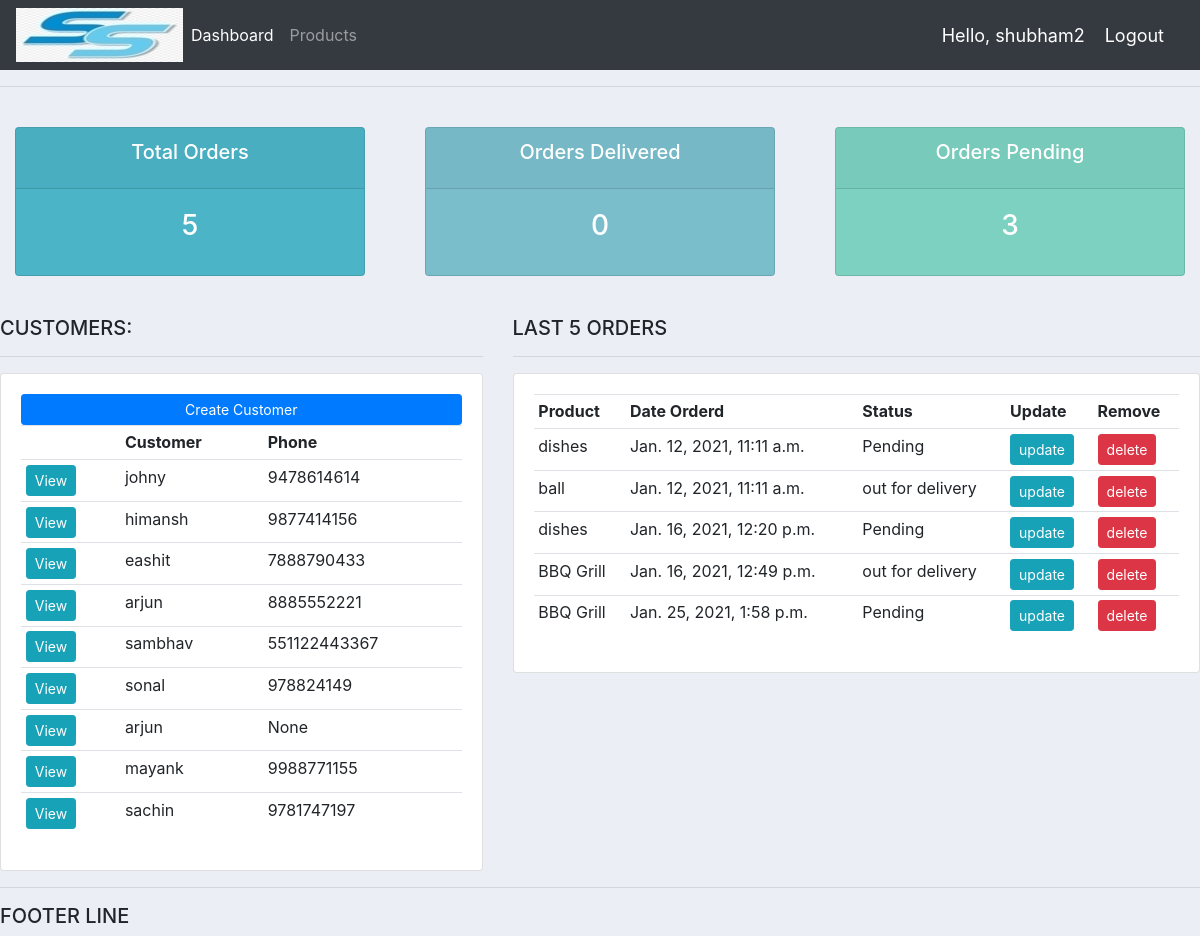
The page / (signed in) on the database its author committed.
### accounts/models.py (models this page shows, shortened)
class Customer(models.Model):
	user=models.OneToOneField(User,blank=True,null=True,on_delete=models.CASCADE)
	name=models.CharField(max_length=200,null=True)
	phone=models.CharField(max_length=200,null=True)
	profile_pic=models.ImageField(default='profile1.png',null=True,blank=True)
	email=models.CharField(max_length=200,null=True)
	date_created=models.DateTimeField(auto_now_add=True,null=True)

class Order(models.Model):
	customer=models.ForeignKey(Customer,null=True,on_delete=models.SET_NULL)
	product=models.ForeignKey(Product,null=True,on_delete=models.SET_NULL)
	STATUS=(('Pending','Pending'),
		('out for delivery','out for delivery'),
		('Delivered','Delivered',))
	date_created=models.DateTimeField(auto_now_add=True,null=True)
	status=models.CharField(max_length=200,null=True,choices=STATUS)

class Product(models.Model):
	CATEGORY=(('indoor','indoor'),('outdoor','outdoor'))
	name=models.CharField(max_length=200,null=True)
	price=models.FloatField(null=True)
	category=models.CharField(max_length=200,null=True,choices=CATEGORY)
	description=models.CharField(max_length=200,null=True,blank=True)
	date_created=models.DateTimeField(auto_now_add=True,null=True)
	tags=models.ManyToManyField(Tag)
	def __str__(self):
		return self.name

### accounts/decorators.py (the view)
	def wrapper_function(request, *args, **kwargs):
		group = None
		if request.user.groups.exists():
			group = request.user.groups.all()[0].name
		if group == 'customer':
			return redirect('user-page')
		if group == 'admin':
			return view_func(request, *args, **kwargs)

### accounts/views.py (called while the page is built)
@login_required(login_url='login')
@admin_only
def home(request):
	customers=Customer.objects.all()
	orders=Order.objects.all()
	total_orders=Order.objects.count()
	pending=Order.objects.filter(status="Pending").count()
	delivered=Order.objects.filter(status="Delivered").count()
	context={"customers":customers,"orders":orders,"total_orders":total_orders,"pending":pending,"delivered":delivered}
	return render(request,'accounts/dashboard.html',context)

### accounts/templates/accounts/dashboard.html
{% extends 'accounts/mains.html' %}
{% block content %}
{% include 'accounts/status.html' %}
<br>
<div class="row">
	<div class="col-md-5">
		<h5>CUSTOMERS:</h5>
		<hr>
		<div class="card card-body">
			<a class="btn btn-primary  btn-sm btn-block" href="">Create Customer</a>
			<table class="table table-sm">
				<tr>
					<th></th>
					<th>Customer</th>
					<th>Phone</th>
				</tr>
				{% for customer in customers %}
				<tr>
					<td><a class="btn btn-sm btn-info" href="{% url 'customer' customer.id %}">View</a></td>
					<td>{{customer.name}}</td>
					<td>{{customer.phone}}</td>
				</tr>
				{% endfor %}
			</table>
		</div>
	</div>
	<div class="col-md-7">
		<h5>LAST 5 ORDERS</h5>
		<hr>
		<div class="card card-body">
			<table class="table table-sm">
				<tr>
					<th>Product</th>
					<th>Date Orderd</th>
					<th>Status</th>
					<th>Update</th>
					<th>Remove</th>
				</tr>
				{% for order in orders %}
				<tr>
					<td>{{order.product}}</td>
					<td>{{order.date_created}}</td>
					<td>{{order.status}}</td>
					<td><a class="btn btn-sm btn-info" href="{% url 'update_order' order.id %} ">update</a></td>
					<td><a class="btn btn-sm btn-danger" href=" {% url 'delete_order' order.id %}">delete</a></td>
				</tr>
				{% endfor %}
			</table>
		</div>
	</div>
</div>
{% endblock %}

### accounts/templates/accounts/mains.html (shortened to what this page needs)
{% load static %}
<!DOCTYPE html>
<html>
<head>
	<link rel="stylesheet" href="https://stackpath.bootstrapcdn.com/bootstrap/4.3.1/css/bootstrap.min.css">
<link rel="stylesheet" type="text/css" href="{%static '/css/main.css' %}">
</head>
<body>
	{% include 'accounts/navbar.html' %}
	<hr>
	{% block content %}
	{% endblock %}
	<hr>
	<h5>FOOTER LINE</h5>
</body>
</html>

### accounts/templates/accounts/navbar.html (shortened to what this page needs)
{% load static %}
<nav class="navbar navbar-expand-lg navbar-dark bg-dark">
 <img src="{% static 'images/logo.jpg' %}">
  <div class="collapse navbar-collapse" id="navbarNav">
    <ul class="navbar-nav">
      {% if request.user.is_staff %}
      <li class="nav-item active">
        <a class="nav-link" href="{% url 'home' %}">Dashboard</a>
      </li>
      <li class="nav-item">
        <a class="nav-link" href="{% url 'products' %}">Products</a>
      </li>
      {% else %}
      <li class="nav-item">
        <a class="hello-msg" href="{% url 'account' %}">Myaccount</a>
      </li>
      {% endif %}
    </ul>
  </div>
  <span class="hello-msg">Hello, {{request.user}}</span>
  <span ><a  class="hello-msg" href="{% url 'logout' %}">Logout</a></span>
</nav>

### accounts/templates/accounts/status.html
<br>
<div class="row">
	<div class="col">
		<div class="col-md">
			<div class="card text-center text-white  mb-3" id="total-orders">
			  	<div class="card-header">
			  		<h5 class="card-title">Total Orders</h5>
			  	</div>
			  	<div class="card-body">
			    	<h3 class="card-title">{{total_orders}}</h3>
			  	</div>
			</div>
		</div>
	</div>
	<div class="col">
		<div class="col-md">
			<div class="card text-center text-white  mb-3" id="orders-delivered">
			  	<div class="card-header">
			  		<h5 class="card-title">Orders Delivered</h5>
			  	</div>
			  	<div class="card-body">
			    	<h3 class="card-title">{{delivered}}</h3>
			  	</div>
			</div>
		</div>
	</div>
	<div class="col">
		<div class="col-md">
			<div class="card text-center text-white  mb-3" id="orders-pending">
			  	<div class="card-header">
			  		<h5 class="card-title">Orders Pending</h5>
			  	</div>
			  	<div class="card-body">
			    	<h3 class="card-title">{{pending}}</h3>
			  	</div>
			</div>
		</div>
	</div>
</div>

### static/css/main.css (style rules this page uses)
body { background-color: #ebeff5; }
#total-orders { background-color: #4cb4c7; }
#orders-delivered { background-color: #7abecc; }
#orders-pending { background-color: #7CD1C0; }

### accounts/templates/accounts/navbar.html (style rules this page uses)
.hello-msg { font-size: 18px; color: #fff; margin-right: 20px; }

### rows shown on the page
Customer: name "johny", phone "9478614614"
Customer: name "himansh", phone "9877414156"
Customer: name "eashit", phone "7888790433"
Customer: name "arjun", phone "8885552221"
Customer: name "sambhav", phone "551122443367"
Customer: name "sonal", phone "978824149"
Customer: name "arjun", phone "None"
Customer: name "mayank", phone "9988771155"
Customer: name "sachin", phone "9781747197"
Order: product "dishes", date_created "Jan. 12, 2021, 11:11 a.m.", status "Pending"
Order: product "ball", date_created "Jan. 12, 2021, 11:11 a.m.", status "out for delivery"
Order: product "dishes", date_created "Jan. 16, 2021, 12:20 p.m.", status "Pending"
Order: product "BBQ Grill", date_created "Jan. 16, 2021, 12:49 p.m.", status "out for delivery"
Order: product "BBQ Grill", date_created "Jan. 25, 2021, 1:58 p.m.", status "Pending"

### other values the page prints
{{ request.user }} "shubham2"
{{ total_orders }} "5"
{{ delivered }} "0"
{{ pending }} "3"
